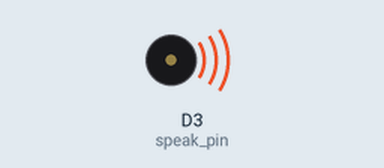
This sketch was run on a simulated ESP8266 (NodeMCU). On the bench: buzzer (waves = sounding).

Above: at 0.15 s.
At 3.93 s:
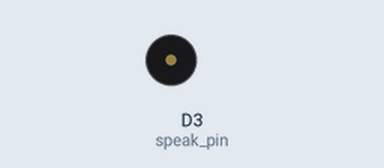
Timing chart, 0 to 4.7 s (numbered marks = the images above):
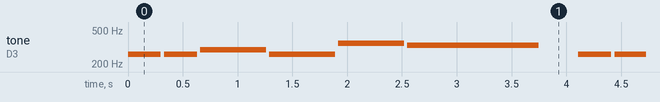

The sketch:

ANDES_Q6_TEST.ino
```cpp
int speak_pin = D3;
char music[] = "ddrdfm ddrdsf ";// 依照簡譜的順序，填入代表的音符，空白代表休止符
unsigned long beats[] = {1,1,2,2,2,4,1,1,1,2,2,2,4,1};// 決定每個音階的拍子
char tones[]= { 'd', 'r', 'm', 'f', 's'}; // 音符字元
int fq[] = { 261, 294, 330, 349, 392}; // 音符對應的頻率
// d [261] Do 開頭音
// r [294] Re 每級上升約 +30Hz
// m [330] Mi 像 3 開頭
// f [349] Fa 比 MI 再高一點
// s [392] Sol 快到 400
// DO DO RE DO Fa MI
// DO DO RE DO So Fa
// 11 222 4 1 循環
int tempo = 300;
void setup() {
  pinMode(speak_pin, OUTPUT);
}
void loop() {
  // notes 字串實際上是 14 個字符再加上一個 \0 結束符
  for (int i = 0; i < (int)sizeof(music)-1; i++) {
    unsigned long duration=beats[i] * tempo;
    if (music[i] == ' ') {
      delay(duration);
    }
    else {
      for (int j = 0; j < 5; j++) {
          if (tones[j] == music[i]) {
            // enable & speaking
            tone(speak_pin,fq[j],duration);
            delay(duration);
            // disable
            noTone(speak_pin);
        }
      }
    }
    delay(tempo/10); // 每個音符之間的間隔
  }
}
```

Measured:
- by itself, tone on D3 (speak_pin): plays 261 Hz for 0.30 s, 261 Hz for 0.30 s, 294 Hz for 0.60 s, 261 Hz for 0.60 s, 349 Hz for 0.60 s, 330 Hz for 1.2 s … (192 notes in this stretch)
